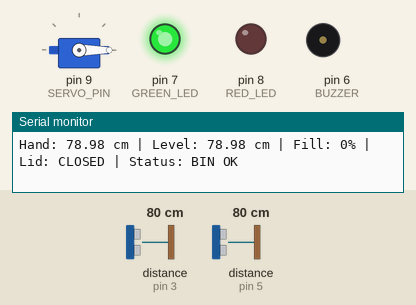
Simulated run of this sketch. Board: Arduino Uno, built with avr-gcc and run on an emulated ATmega328P. On the bench: servo, output pins drawn as LEDs (lit = HIGH), buzzer (waves = sounding), the last lines printed to the serial monitor. Wiring (inferred from the names in the program): 2 × ultrasonic range finder: trigger pin 2, echo pin 3 / trigger pin 4, echo pin 5. Dashed ring = blinking. The test bench sets the inputs (shaded band); at power-on: distance to the obstacle (sensors on pin 5, pin 3) 80 cm. The echo pulse lasts 58.3 µs per cm; pins used as bus, display or sensor lines are not drawn.

Above: at 2.2 s.
2.3 s: distance to the obstacle (sensor on pin 5) set to 14 cm
5.3 s: distance to the obstacle (sensor on pin 5) set to 11 cm
At 5.56 s:
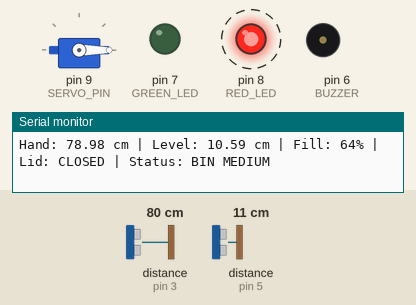
8.3 s: distance to the obstacle (sensor on pin 3) set to 18 cm
11.3 s: distance to the obstacle (sensor on pin 3) set to 14 cm
At 11.89 s:
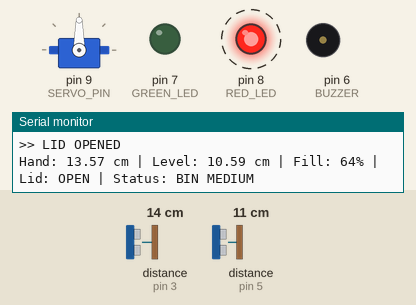
14.3 s: distance to the obstacle (sensor on pin 5) set to 5 cm
17.3 s: distance to the obstacle (sensor on pin 5) set to 2 cm
At 17.76 s:
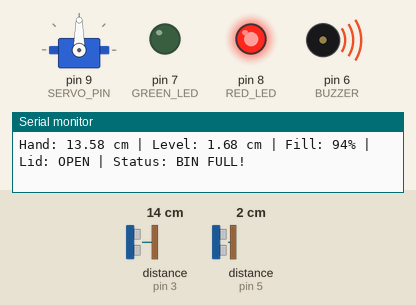
Timing chart, 0 to 21.3 s (numbered marks = the images above; inputs shaded):
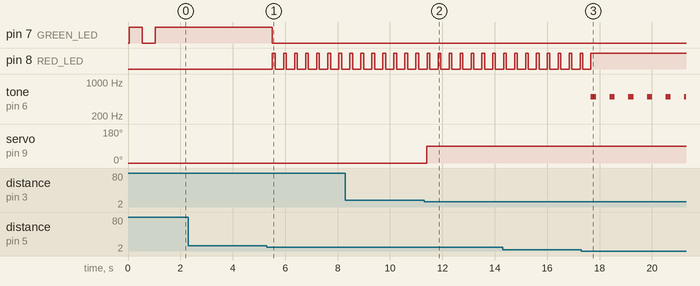

Measured:
- the behaviour switches between 13 and 12 cm on distance to the obstacle (sensor on pin 5) (found by bisection; images 0 and 1)
- the behaviour switches between 16 and 15 cm on distance to the obstacle (sensor on pin 3) (found by bisection; images 1 and 2)
- the behaviour switches between 4 and 3 cm on distance to the obstacle (sensor on pin 5) (found by bisection; images 2 and 3)
- after the input at 5.3 s, pin 7 (GREEN_LED): HIGH → LOW after 0.22 s; pin 8 (RED_LED): alternates HIGH for 0.10 s and LOW for 0.32 s, starting after 0.22 s
- after the input at 11.3 s, servo on pin 9 (SERVO_PIN): 0° → 90° after 0.11 s
- after the input at 17.3 s, pin 8 (RED_LED): goes on until 17.7 s, then stays HIGH; tone on pin 6 (BUZZER): alternates 500 Hz for 0.20 s and silent for 0.51 s, starting after 0.37 s

The sketch:

smart_dustbin.ino
```cpp
/*
 * ============================================================
 * SMART DUSTBIN - Embedded Systems Project
 * ============================================================
 * Hardware:
 *   - Arduino UNO
 *   - HC-SR04 Ultrasonic Sensor 1 (Hand Detection)
 *   - HC-SR04 Ultrasonic Sensor 2 (Bin Level Detection)
 *   - Servo Motor (Lid Control)
 *   - Green LED (Bin OK)
 *   - Red LED (Bin Full)
 *   - Buzzer (Alert)
 * ============================================================
 */

#include <Servo.h>

// ── Pin Definitions ──────────────────────────────────────────
// Ultrasonic Sensor 1 — Hand Detection
#define HAND_TRIG    2
#define HAND_ECHO    3

// Ultrasonic Sensor 2 — Bin Level Detection
#define LEVEL_TRIG   4
#define LEVEL_ECHO   5

// Servo Motor
#define SERVO_PIN    9

// LED Indicators
#define GREEN_LED    7
#define RED_LED      8

// Buzzer
#define BUZZER       6

// ── Threshold Values ─────────────────────────────────────────
#define HAND_DETECT_CM     15   // Hand within 15cm opens lid
#define BIN_FULL_CM        10   // Bin full when waste < 10cm
#define BIN_MEDIUM_CM      20   // Bin medium when waste < 20cm
#define BIN_HEIGHT_CM      30   // Total bin height in cm

// ── Servo Angles ─────────────────────────────────────────────
#define LID_OPEN_ANGLE     90   // Lid open position
#define LID_CLOSE_ANGLE     0   // Lid closed position

// ── Timing ───────────────────────────────────────────────────
#define LID_OPEN_DELAY   3000   // Keep lid open 3 seconds
#define BUZZER_FREQ       500   // Buzzer frequency Hz
#define BUZZER_DURATION   200   // Buzzer beep duration ms

// ── Objects ──────────────────────────────────────────────────
Servo lidServo;

// ── State Variables ──────────────────────────────────────────
bool lidOpen        = false;
unsigned long lidOpenTime = 0;
int  lastBinLevel   = 0;


// ════════════════════════════════════════════════════════════
// SETUP
// ════════════════════════════════════════════════════════════
void setup() {
    Serial.begin(9600);
    Serial.println("====================================");
    Serial.println("  SMART DUSTBIN SYSTEM STARTING...");
    Serial.println("====================================");

    // Sensor pins
    pinMode(HAND_TRIG,  OUTPUT);
    pinMode(HAND_ECHO,  INPUT);
    pinMode(LEVEL_TRIG, OUTPUT);
    pinMode(LEVEL_ECHO, INPUT);

    // Output pins
    pinMode(GREEN_LED, OUTPUT);
    pinMode(RED_LED,   OUTPUT);
    pinMode(BUZZER,    OUTPUT);

    // Servo
    lidServo.attach(SERVO_PIN);
    lidServo.write(LID_CLOSE_ANGLE);

    // Startup indication
    digitalWrite(GREEN_LED, HIGH);
    delay(500);
    digitalWrite(GREEN_LED, LOW);
    delay(500);
    digitalWrite(GREEN_LED, HIGH);

    Serial.println("System Ready!");
    Serial.println("------------------------------------");
}


// ════════════════════════════════════════════════════════════
// MAIN LOOP
// ════════════════════════════════════════════════════════════
void loop() {

    // 1. Read hand distance
    float handDist  = readUltrasonic(HAND_TRIG, HAND_ECHO);

    // 2. Read bin level distance
    float levelDist = readUltrasonic(LEVEL_TRIG, LEVEL_ECHO);

    // 3. Calculate bin fill percentage
    int fillPercent = calculateFillPercent(levelDist);

    // 4. Print to serial monitor
    printStatus(handDist, levelDist, fillPercent);

    // 5. Handle lid control
    handleLid(handDist, fillPercent);

    // 6. Handle LED indicators
    handleLEDs(fillPercent);

    // 7. Handle buzzer alert
    handleBuzzer(fillPercent);

    delay(200);
}


// ════════════════════════════════════════════════════════════
// READ ULTRASONIC SENSOR
// ════════════════════════════════════════════════════════════
float readUltrasonic(int trigPin, int echoPin) {
    // Send trigger pulse
    digitalWrite(trigPin, LOW);
    delayMicroseconds(2);
    digitalWrite(trigPin, HIGH);
    delayMicroseconds(10);
    digitalWrite(trigPin, LOW);

    // Read echo duration
    long duration = pulseIn(echoPin, HIGH, 30000);

    // Convert to cm
    float distance = (duration * 0.034) / 2.0;

    // Return valid range
    if (distance <= 0 || distance > 400) {
        return 999;
    }
    return distance;
}


// ════════════════════════════════════════════════════════════
// CALCULATE BIN FILL PERCENTAGE
// ════════════════════════════════════════════════════════════
int calculateFillPercent(float levelDist) {
    if (levelDist >= BIN_HEIGHT_CM) return 0;
    if (levelDist <= 0)             return 100;

    int percent = (int)(
        (1.0 - (levelDist / BIN_HEIGHT_CM)) * 100
    );
    return constrain(percent, 0, 100);
}


// ════════════════════════════════════════════════════════════
// HANDLE LID CONTROL
// ════════════════════════════════════════════════════════════
void handleLid(float handDist, int fillPercent) {

    // Don't open if bin is full
    if (fillPercent >= 100) {
        closeLid();
        return;
    }

    // Open lid if hand detected
    if (handDist < HAND_DETECT_CM && handDist > 0) {
        openLid();
        lidOpenTime = millis();
    }

    // Close lid after delay
    if (lidOpen &&
        millis() - lidOpenTime > LID_OPEN_DELAY) {
        closeLid();
    }
}


// ════════════════════════════════════════════════════════════
// OPEN LID
// ════════════════════════════════════════════════════════════
void openLid() {
    if (!lidOpen) {
        lidServo.write(LID_OPEN_ANGLE);
        lidOpen = true;
        Serial.println(">> LID OPENED");
    }
}


// ════════════════════════════════════════════════════════════
// CLOSE LID
// ════════════════════════════════════════════════════════════
void closeLid() {
    if (lidOpen) {
        lidServo.write(LID_CLOSE_ANGLE);
        lidOpen = false;
        Serial.println(">> LID CLOSED");
    }
}


// ════════════════════════════════════════════════════════════
// HANDLE LED INDICATORS
// ════════════════════════════════════════════════════════════
void handleLEDs(int fillPercent) {
    if (fillPercent >= 90) {
        // Bin full — RED on, GREEN off
        digitalWrite(RED_LED,   HIGH);
        digitalWrite(GREEN_LED, LOW);
    } else if (fillPercent >= 60) {
        // Bin medium — both blink
        digitalWrite(RED_LED,   HIGH);
        digitalWrite(GREEN_LED, LOW);
        delay(100);
        digitalWrite(RED_LED,   LOW);
        delay(100);
    } else {
        // Bin OK — GREEN on, RED off
        digitalWrite(GREEN_LED, HIGH);
        digitalWrite(RED_LED,   LOW);
    }
}


// ════════════════════════════════════════════════════════════
// HANDLE BUZZER ALERT
// ════════════════════════════════════════════════════════════
void handleBuzzer(int fillPercent) {
    if (fillPercent >= 90) {
        // Continuous beep when full
        tone(BUZZER, BUZZER_FREQ, BUZZER_DURATION);
        delay(BUZZER_DURATION);
        noTone(BUZZER);
        delay(300);
    }
}


// ════════════════════════════════════════════════════════════
// PRINT STATUS TO SERIAL MONITOR
// ════════════════════════════════════════════════════════════
void printStatus(float hand,
                 float level,
                 int   fill) {

    Serial.print("Hand: ");
    Serial.print(hand);
    Serial.print(" cm | Level: ");
    Serial.print(level);
    Serial.print(" cm | Fill: ");
    Serial.print(fill);
    Serial.print("% | Lid: ");
    Serial.print(lidOpen ? "OPEN" : "CLOSED");
    Serial.print(" | Status: ");

    if      (fill >= 90) Serial.println("BIN FULL!");
    else if (fill >= 60) Serial.println("BIN MEDIUM");
    else                 Serial.println("BIN OK");
}
```
